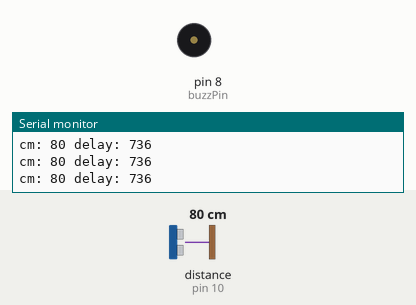
Bench run of a sketch on a simulated Arduino Uno, built for the host (arithmetic inside an expression is 32-bit, double 64-bit). Shown: buzzer (waves = sounding), the last lines printed to the serial monitor. Wiring (inferred from the names in the program): range finder with pulse-width output: data pin 10. The test bench sets the inputs (shaded band); at power-on: distance to the obstacle (sensor on pin 10) 80 cm. The echo pulse lasts 58.3 µs per cm.

Above: at 1.2 s.
1.3 s: distance to the obstacle (sensor on pin 10) set to 17 cm
At 1.48 s:
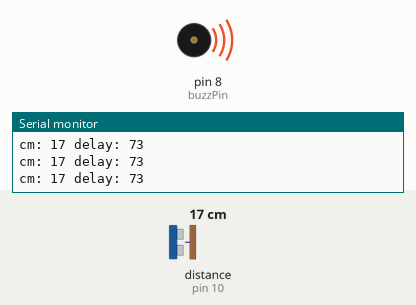
4.3 s: distance to the obstacle (sensor on pin 10) set to 15 cm
At 5.0 s:
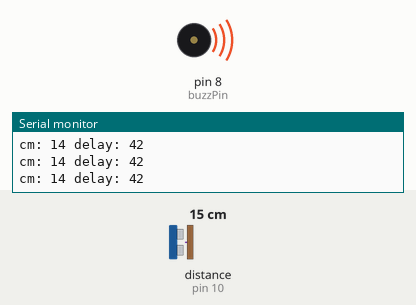
5.8 s: distance to the obstacle (sensor on pin 10) set to 18 cm
At 6.03 s:
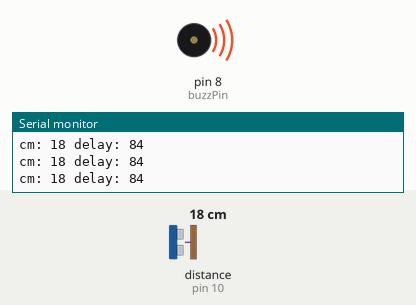
Timing chart, 0 to 14.8 s (numbered marks = the images above; inputs shaded):
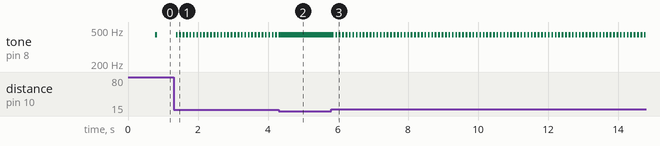

The sketch:

SonarBips.ino
```cpp
#define sonarPin 10
#define buzzPin 8

#define distMin 10
#define distMax 200
#define delayMin 0
#define delayMax 2000

int currentDelay = 0;
int lastTime = 0;

void setup() {
  Serial.begin(9600);
  pinMode(buzzPin, OUTPUT);
}

// Distance du sonar en cm
int sonarCm() {
  pinMode(sonarPin, INPUT);
  float pulse = pulseIn(sonarPin, HIGH);
  float inches = pulse / 147; // 147 uS per inch
  float cm = inches * 2.54; // 2,54 cm per inch

  return (int) cm;
}

void loop() {
  int cm = sonarCm();
  Serial.print("cm: ");
  Serial.print(cm);

  int constrainedCm = constrain(cm, distMin, distMax);

  int del = map(constrainedCm, distMin, distMax, delayMin, delayMax);

  Serial.print(" delay: ");
  Serial.print(del);
  Serial.print("\n");


  int currentTime = millis();
  currentDelay += currentTime - lastTime;
  lastTime = currentTime;

  if (currentDelay >= del){
    tone(buzzPin, 440, 50);
    currentDelay = 0;
  }
}
```

Measured:
- the behaviour switches between 16 and 15 cm on distance to the obstacle (sensor on pin 10) (found by bisection; images 1 and 2)
- after the input at 1.3 s, tone on pin 8 (buzzPin): alternates 440 Hz for 0.05 s and silent for 0.05 s, starting after 0.07 s
- after the input at 4.3 s, tone on pin 8 (buzzPin): goes on until 4.3 s, then stays 440 Hz
- after the input at 5.8 s, tone on pin 8 (buzzPin): alternates 440 Hz for 0.05 s and silent for 0.05 s, starting after 0.08 s
